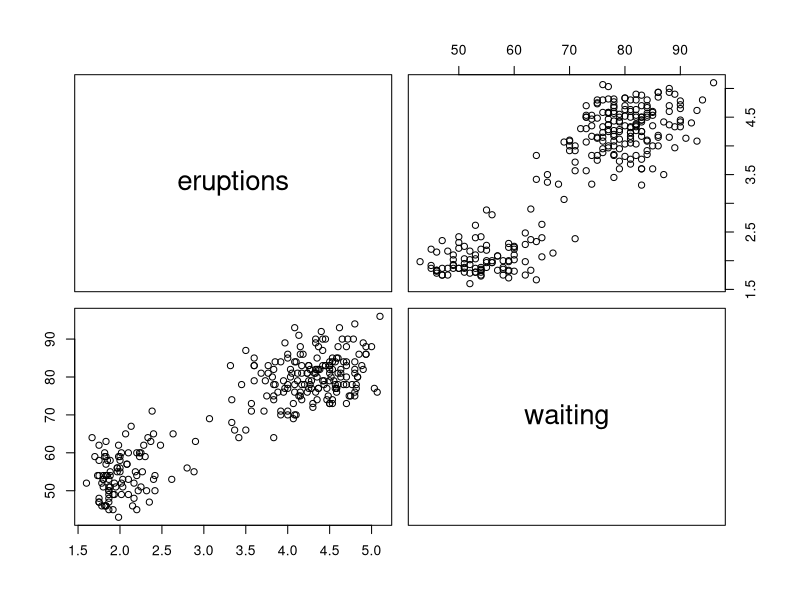
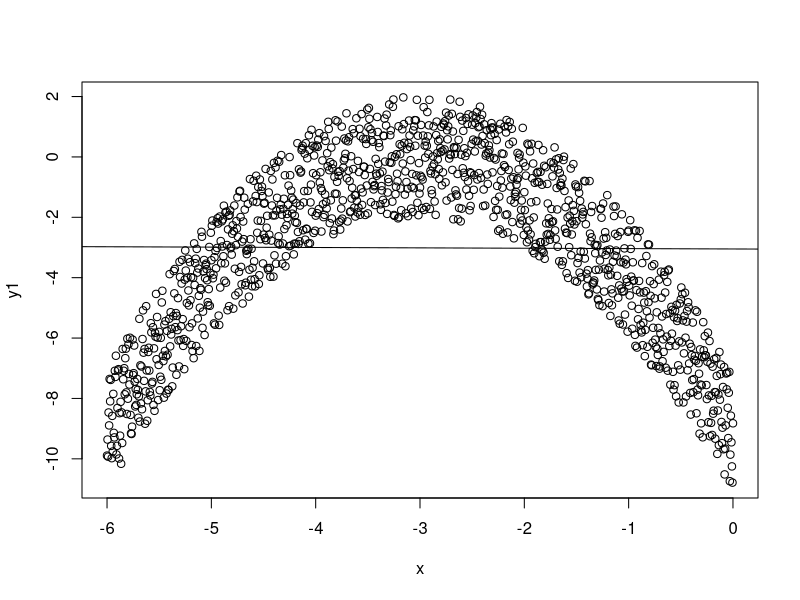
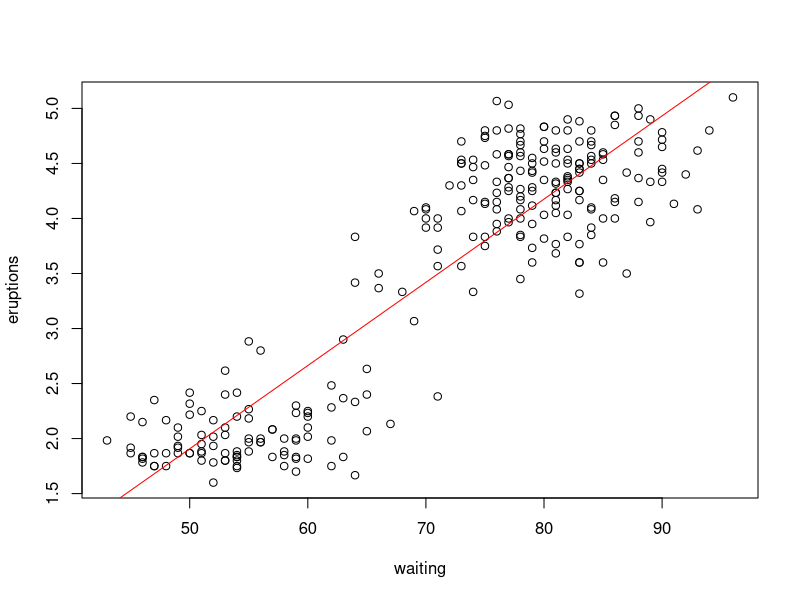
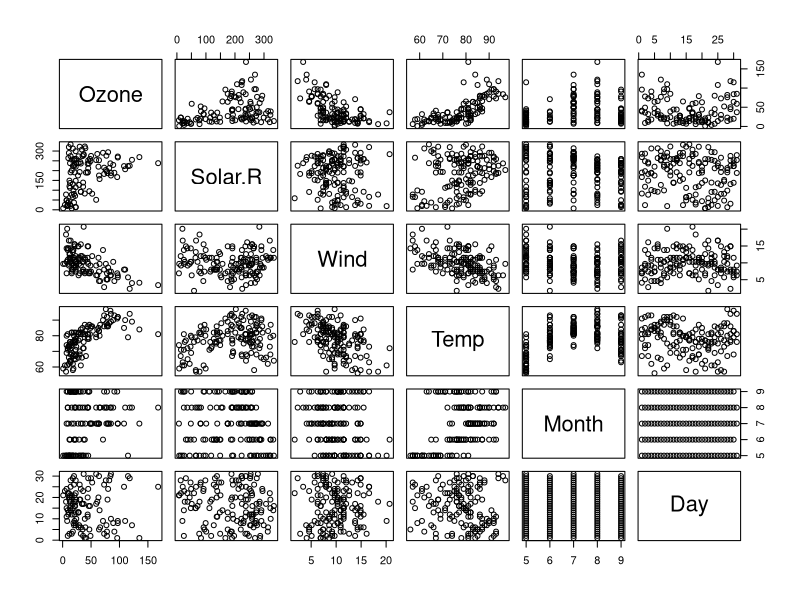
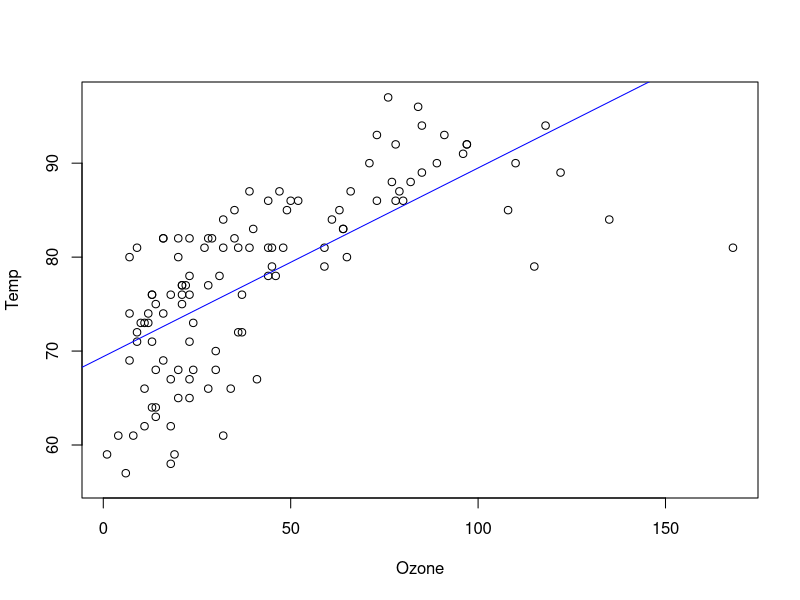
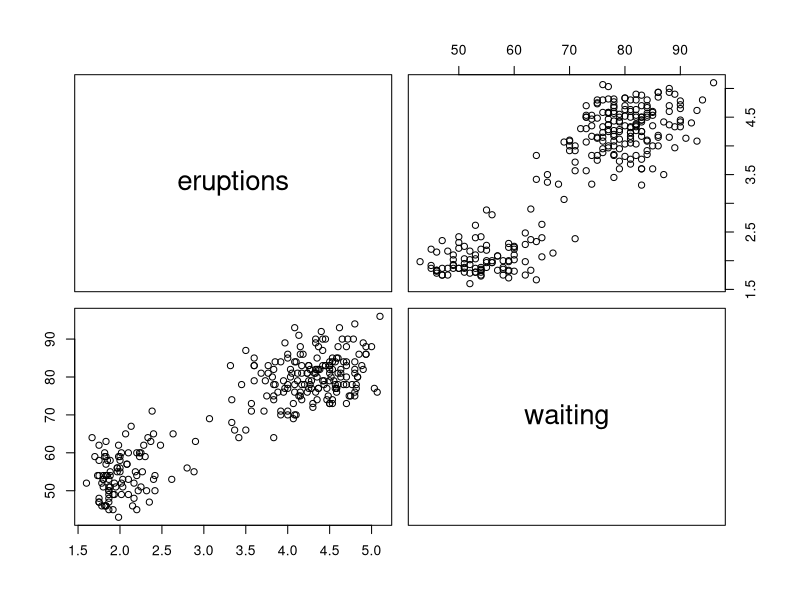
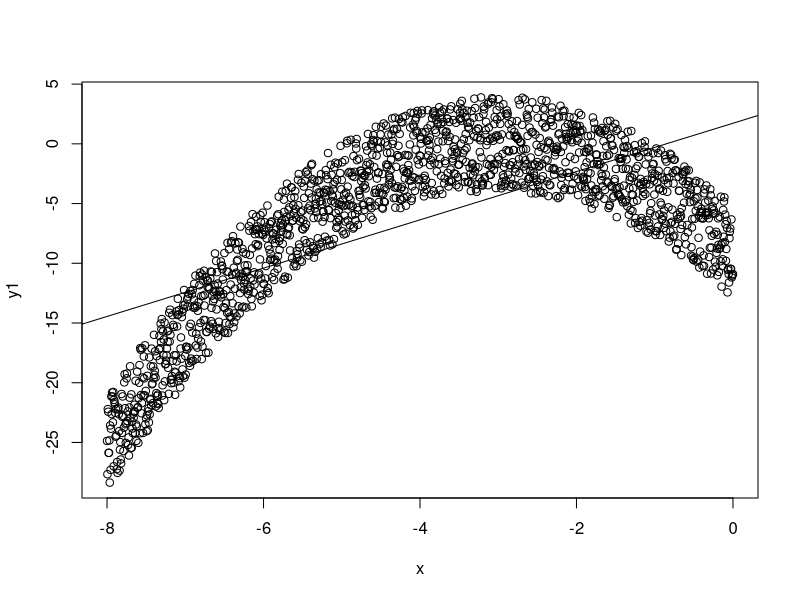
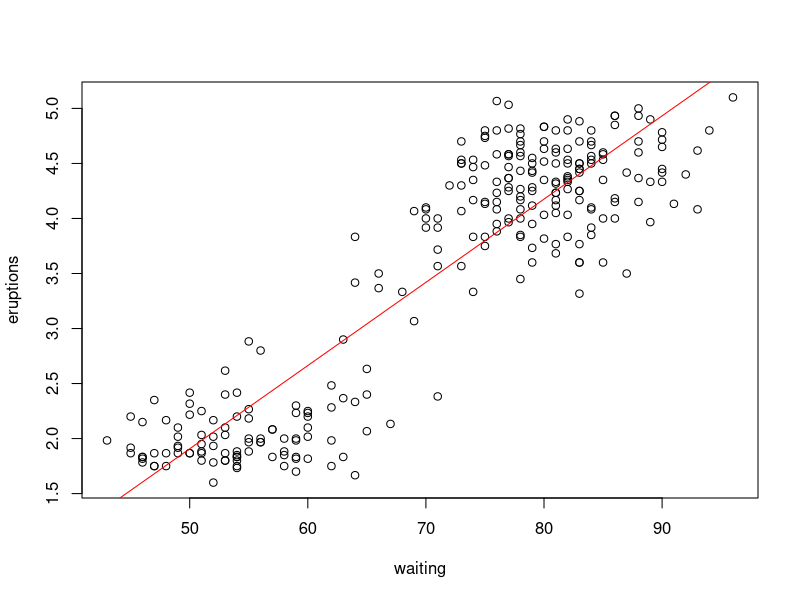

Write R code to recreate these figures, in order. (Note: this script raises an error after producing the figures.)
data("faithful")
head(faithful, 15)
pairs(faithful[, c("eruptions", "waiting")])
cor(faithful[, c("eruptions", "waiting")], use="na.or.complete")
f = function(x){
  y=-(x+3)^2 + runif(length(x), min=-2, max=2)
  #print(y)
}
f1 = function(x){
  y=runif(length(x), min=min(x), max=max(x))
}

x=seq(from=-6, to=0, by =0.005)
y1=f(x)
y2=f1(x)
head(y1,20)
head(x,20)
head(y2,20)
cor(x,y1)                                           
cor(x,y2)
plot(y1~x)
modely1=lm(y1~x)
summary(modely1)
abline(reg=modely1)
plot(eruptions~waiting, data=faithful)
abline(lm(eruptions~waiting, data=faithful),col="red")

# Exercise 2

# Question 1

data("airquality")
head(airquality, 15)
pairs(airquality[, c("Ozone", "Solar.R", "Wind", "Temp", "Month","Day")])
cor(airquality[, c("Ozone", "Solar.R", "Wind", "Temp")], use="na.or.complete")
mod=(lm(Temp~Ozone,data=airquality))
plot (Temp~Ozone, data=airquality)
abline(lm(Temp~Ozone, data=airquality), col="blue")

#Question 2

pairs(faithful[, c("eruptions", "waiting")])
cor(faithful[, c("eruptions", "waiting")], use="na.or.complete")
f = function(x){
  y=-(x+3)^2 + runif(length(x), min=-4, max=4)
  #print(y)
}
f1 = function(x){
  y=runif(length(x), min=min(x), max=max(x))
}

x=seq(from=-8, to=0, by =0.005)
y1=f(x)
y2=f1(x)
head(y1,20)
head(x,20)
head(y2,20)
cor(x,y1)                                           
cor(x,y2)
plot(y1~x)
modely1=lm(y1~x)
summary(modely1)
abline(reg=modely1)
plot(eruptions~waiting, data=faithful)
abline(lm(eruptions~waiting, data=faithful),col="red")


#Question 3

f = function(x){
  y=-(x+3)^2 + runif(length(x), min=-2, max=2)
  #print(y)
}
f1 = function(x){
  y=runif(length(x), min=min(x), max=max(x))
}

x=seq(from=-6, to=0, by =0.005)
y1=f(x)
y2=f1(x)
head(y1,20)
head(y2,20)
head(x,20)
cor(x,y1)
cor(x,y2)
plot(y1,x)
plot(y2,.x)
plot(x, y1)
plot(x,y2)
abline(x~y1, data=airquality)
model1=lm(y2~x)
summary(model1)
abline(reg=model1)
plot(Temp~Ozone, data=airquality)
abline(lm(Temp~Ozone, data=airquality),col="red")
res=residuals(model1)
RSS=sum(res^2) 
RSE=sqrt(RSS/summary(model1)$df[2])
RMSE=RSS/153
RMSE
mod=(lm(Temp~Ozone,data=airquality))
res=residuals(mRMSE=RSS/153)
RSS=sum(res^2)
RSE=sqrt(RSS/summary(mod)$df[2])
RMSE=RSS/153
RMSE
MSE=RSS/summary(mod)$df[2]
MSE
str(mod)
anova(mod)
#Exercise 4
SSY=deviance(lm(airquality$Ozone~1))
SSY1=var(airquality$Ozone)*152
R2=1-RSS/SSY
SSY
#Exercise 5
plot(residuals(mod))
library(lmtest)
dwtest(mod, alternative=c("two.sided"))
# Durbin-Watson test
#data:  mod
# DW = 1.1833, p-value = 7.276e-06
# alternative hypothesis: true autocorrelation is not 0
# The Durbin-Watson test is not 0 and shows there's positive serial correlation.

plot(residuals(mod)~fitted(mod))
abline(lm(residuals(mod)~fitted(mod)), col="red")
plot(mod, which=c(1))

bptest(mod)
# The Breusch-Pagan test determines that heteroscedasticity is present and if it is NOT, residuals are homoscedastic.
# 	studentized Breusch-Pagan test
# data:  mod
# BP = 3.2346, df = 1, p-value = 0.0721
# In this case, the p-value is barely greater than .05 showing that the residuals are homoscedastic.
qqnorm(residuals(mod))
qqline(residuals(mod), col="red")
plot(mod,which=c(2))
shapiro.test(residuals(mod))

#Shapiro-Wilk normality test
# data:  residuals(mod)
# W = 0.94867, p-value = 0.000226

# The qqnorm plot didn't show a perfectly fit line for residuals. 
#The Shapiro-Wilk normality test has a p-value less than .05 indicating the residuals are not normally distributed.
plot(mod)
